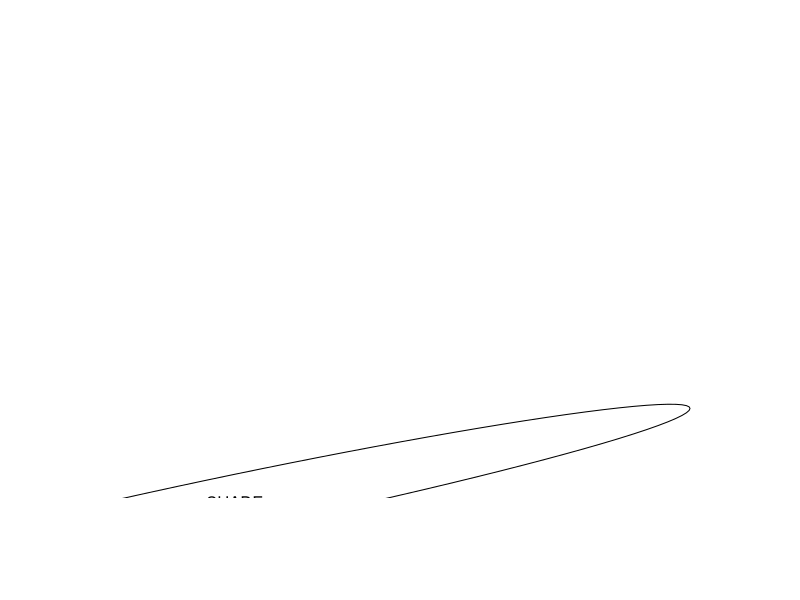
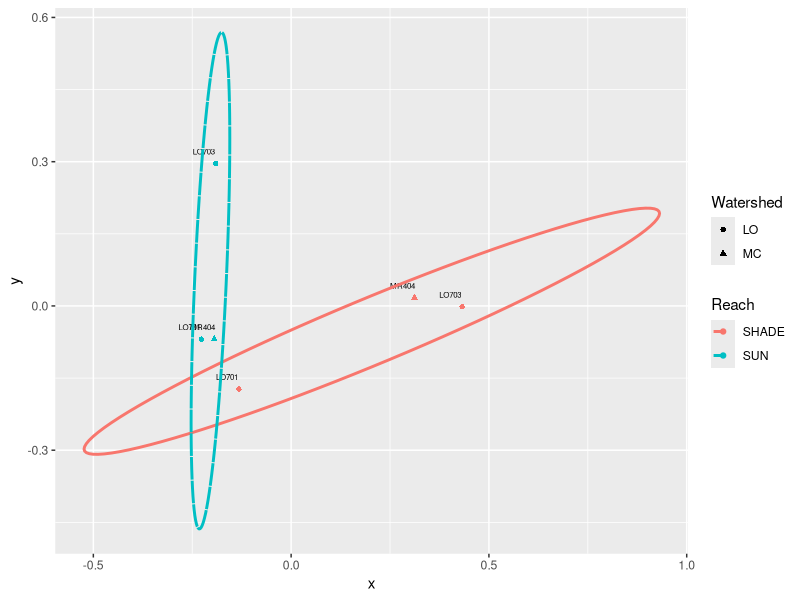

Here is the R script that generated these plots, in order: (Note: this script raises an error after producing the figures.)
library(tidyverse)
library(vegan)

ffg <- read_csv("2014-16 FFG.csv") 
ffg <- ffg[complete.cases(ffg),]
ffg <- ffg[19:27,]
ffg <- ffg[- c(3,6,9),]
ffg_enviro <- (read_csv("ffg_enviro.csv")) %>% mutate_if(is.character, as.factor)
ffg_enviro <- ffg_enviro[- c(3,6,9),]
# ffg_enviro[19:27, 3] = c("OG", "OG", "SG", "SG", "SG", "OG", "SG", "SG", "OG")

attach(ffg_enviro)

grouping <- select(ffg_enviro, Stream, Reach, Watershed)
meta_data <- ffg_enviro[,5:18]
meta_data[3] <- NULL

#Get MDS for invert density
sol <- metaMDS(ffg, distance = "bray", k = 2, trymax = 40, autotransform = TRUE)


#set up NMDS with dimensions of sol and env factors from "Enviro". 
NMDS <- data.frame(x = sol$point[, 1], y = sol$point[ ,2], Stream = select(grouping, Stream), 
                   Reach = select(grouping, Reach), Watershed = select(grouping, Watershed))

#Get mean x,y values 
NMDS.mean <- select(NMDS, x, y) %>% aggregate(grouping, mean)

#Load ellipse for NMDS
plot.new()
ord <- ordiellipse(sol, NMDS$Reach, display = "sites", kind = "sd", conf = 0.95, label = TRUE)
dev.off()

#Function for how vegan draws the cov ellipse?
CovEllipse <- function (cov, center = c(0, 0), scale = 1, npoints = 100) {
  theta <- (0:npoints) * 2 * pi/npoints
  Circle <- cbind(cos(theta), sin(theta))
  t(center + scale * t(Circle %*% chol(cov)))
}

#Fit the ellipse function to actual data
df_ell <- data.frame()
for(g in NMDS$Reach){
  df_ell <- rbind(df_ell, cbind(as.data.frame(with(NMDS[NMDS$Reach == g,],
                                                   CovEllipse(ord[[g]]$cov, ord[[g]]$center, ord[[g]]$scale))),
                                Reach = g))
}

#Plot the points of streams with shape of watershed and include the cov error ellipse
p <- ggplot(data = NMDS,aes(x, y, colour = Reach))
p <- p + annotate("text", x = (NMDS.mean$x -.03), y = (NMDS.mean$y + .025), label = NMDS.mean$Stream, size = 2)
p <- p + geom_path(data = df_ell, aes(x = NMDS1, y = NMDS2), size = 1, linetype = 2)
p <- p + geom_point(aes(shape = Watershed)) 

print(p)


############

# bv.step and bio.env functions
############

bv.step <- function(fix.mat, var.mat, 
                    fix.dist.method="bray", var.dist.method="euclidean", correlation.method="spearman",
                    scale.fix=FALSE, scale.var=TRUE,
                    max.rho=0.95,
                    min.delta.rho=0.001,
                    random.selection=TRUE,
                    prop.selected.var=0.2,
                    num.restarts=10,
                    var.always.include=NULL,
                    var.exclude=NULL,
                    output.best=10
){
  
  if(dim(fix.mat)[1] != dim(var.mat)[1]){stop("fixed and variable matrices must have the same number of rows")}
  if(sum(var.always.include %in% var.exclude) > 0){stop("var.always.include and var.exclude share a variable")}
  require(vegan)
  
  if(scale.fix){fix.mat<-scale(fix.mat)}else{fix.mat<-fix.mat}
  if(scale.var){var.mat<-scale(var.mat)}else{var.mat<-var.mat}
  
  fix.dist <- vegdist(as.matrix(fix.mat), method=fix.dist.method)
  
  #an initial removal phase
  var.dist.full <- vegdist(as.matrix(var.mat), method=var.dist.method)
  full.cor <- suppressWarnings(cor.test(fix.dist, var.dist.full, method=correlation.method))$estimate
  var.comb <- combn(1:ncol(var.mat), ncol(var.mat)-1)
  RES <- data.frame(var.excl=rep(NA,ncol(var.comb)), n.var=ncol(var.mat)-1, rho=NA)
  for(i in 1:dim(var.comb)[2]){
    var.dist <- vegdist(as.matrix(var.mat[,var.comb[,i]]), method=var.dist.method)
    temp <- suppressWarnings(cor.test(fix.dist, var.dist, method=correlation.method))
    RES$var.excl[i] <- c(1:ncol(var.mat))[-var.comb[,i]]
    RES$rho[i] <- temp$estimate
  }
  delta.rho <- RES$rho - full.cor
  exclude <- sort(unique(c(RES$var.excl[which(abs(delta.rho) < min.delta.rho)], var.exclude)))
  
  if(random.selection){
    num.restarts=num.restarts
    prop.selected.var=prop.selected.var
    prob<-rep(1,ncol(var.mat))
    if(prop.selected.var< 1){
      prob[exclude]<-0
    }
    n.selected.var <- min(sum(prob),prop.selected.var*dim(var.mat)[2])
  } else {
    num.restarts=1
    prop.selected.var=1  
    prob<-rep(1,ncol(var.mat))
    n.selected.var <- min(sum(prob),prop.selected.var*dim(var.mat)[2])
  }
  
  RES_TOT <- c()
  for(i in 1:num.restarts){
    step=1
    RES <- data.frame(step=step, step.dir="F", var.incl=NA, n.var=0, rho=0)
    attr(RES$step.dir, "levels") <- c("F","B")
    best.comb <- which.max(RES$rho)
    best.rho <- RES$rho[best.comb]
    delta.rho <- Inf
    selected.var <- sort(unique(c(sample(1:dim(var.mat)[2], n.selected.var, prob=prob), var.always.include)))
    while(best.rho < max.rho & delta.rho > min.delta.rho & RES$n.var[best.comb] < length(selected.var)){
      #forward step
      step.dir="F"
      step=step+1
      var.comb <- combn(selected.var, RES$n.var[best.comb]+1, simplify=FALSE)
      if(RES$n.var[best.comb] == 0){
        var.comb.incl<-1:length(var.comb)
      } else {
        var.keep <- as.numeric(unlist(strsplit(RES$var.incl[best.comb], ",")))
        temp <- NA*1:length(var.comb)
        for(j in 1:length(temp)){
          temp[j] <- all(var.keep %in% var.comb[[j]]) 
        }
        var.comb.incl <- which(temp==1)
      }
      
      RES.f <- data.frame(step=rep(step, length(var.comb.incl)), step.dir=step.dir, var.incl=NA, n.var=RES$n.var[best.comb]+1, rho=NA)
      for(f in 1:length(var.comb.incl)){
        var.incl <- var.comb[[var.comb.incl[f]]]
        var.incl <- var.incl[order(var.incl)]
        var.dist <- vegdist(as.matrix(var.mat[,var.incl]), method=var.dist.method)
        temp <- suppressWarnings(cor.test(fix.dist, var.dist, method=correlation.method))
        RES.f$var.incl[f] <- paste(var.incl, collapse=",")
        RES.f$rho[f] <- temp$estimate
      }
      
      last.F <- max(which(RES$step.dir=="F"))
      RES <- rbind(RES, RES.f[which.max(RES.f$rho),])
      best.comb <- which.max(RES$rho)
      delta.rho <- RES$rho[best.comb] - best.rho 
      best.rho <- RES$rho[best.comb]
      
      if(best.comb == step){
        while(best.comb == step & RES$n.var[best.comb] > 1){
          #backward step
          step.dir="B"
          step <- step+1
          var.keep <- as.numeric(unlist(strsplit(RES$var.incl[best.comb], ",")))
          var.comb <- combn(var.keep, RES$n.var[best.comb]-1, simplify=FALSE)
          RES.b <- data.frame(step=rep(step, length(var.comb)), step.dir=step.dir, var.incl=NA, n.var=RES$n.var[best.comb]-1, rho=NA)
          for(b in 1:length(var.comb)){
            var.incl <- var.comb[[b]]
            var.incl <- var.incl[order(var.incl)]
            var.dist <- vegdist(as.matrix(var.mat[,var.incl]), method=var.dist.method)
            temp <- suppressWarnings(cor.test(fix.dist, var.dist, method=correlation.method))
            RES.b$var.incl[b] <- paste(var.incl, collapse=",")
            RES.b$rho[b] <- temp$estimate
          }
          RES <- rbind(RES, RES.b[which.max(RES.b$rho),])
          best.comb <- which.max(RES$rho)
          best.rho<- RES$rho[best.comb]
        }
      } else {
        break()
      }
      
    }
    
    RES_TOT <- rbind(RES_TOT, RES[2:dim(RES)[1],])
    print(paste(round((i/num.restarts)*100,3), "% finished"))
  }
  
  RES_TOT <- unique(RES_TOT[,3:5])
  
  
  if(dim(RES_TOT)[1] > output.best){
    order.by.best <- RES_TOT[order(RES_TOT$rho, decreasing=TRUE)[1:output.best],]
  } else {
    order.by.best <-  RES_TOT[order(RES_TOT$rho, decreasing=TRUE), ]
  }
  rownames(order.by.best)<-NULL
  
  order.by.i.comb <- c()
  for(i in 1:length(selected.var)){
    f1 <- which(RES_TOT$n.var==i)
    f2 <- which.max(RES_TOT$rho[f1])
    order.by.i.comb <- rbind(order.by.i.comb, RES_TOT[f1[f2],])
  }
  rownames(order.by.i.comb)<-NULL
  
  if(length(exclude)<1){var.exclude=NULL} else {var.exclude=exclude}
  out <- list(
    order.by.best=order.by.best,
    order.by.i.comb=order.by.i.comb,
    best.model.vars=paste(colnames(var.mat)[as.numeric(unlist(strsplit(order.by.best$var.incl[1], ",")))], collapse=","),
    best.model.rho=order.by.best$rho[1],
    var.always.include=var.always.include,
    var.exclude=var.exclude
  )
  out
  
}

bio.env <- function(fix.mat, var.mat, 
                    fix.dist.method="bray", var.dist.method="euclidean", correlation.method="spearman",
                    scale.fix=FALSE, scale.var=TRUE,
                    output.best=10,
                    var.max=ncol(var.mat)
){
  if(dim(fix.mat)[1] != dim(var.mat)[1]){stop("fixed and variable matrices must have the same number of rows")}
  if(var.max > dim(var.mat)[2]){stop("var.max cannot be larger than the number of variables (columns) in var.mat")}
  
  require(vegan)
  
  combn.sum <- sum(factorial(ncol(var.mat))/(factorial(1:var.max)*factorial(ncol(var.mat)-1:var.max)))
  
  if(scale.fix){fix.mat<-scale(fix.mat)}else{fix.mat<-fix.mat}
  if(scale.var){var.mat<-scale(var.mat)}else{var.mat<-var.mat}
  fix.dist <- vegdist(fix.mat, method=fix.dist.method)
  RES_TOT <- c()
  best.i.comb <- c()
  iter <- 0
  for(i in 1:var.max){
    var.comb <- combn(1:ncol(var.mat), i, simplify=FALSE)
    RES <- data.frame(var.incl=rep(NA, length(var.comb)), n.var=i, rho=0)
    for(f in 1:length(var.comb)){
      iter <- iter+1
      var.dist <- vegdist(as.matrix(var.mat[,var.comb[[f]]]), method=var.dist.method)
      temp <- suppressWarnings(cor.test(fix.dist, var.dist, method=correlation.method))
      RES$var.incl[f] <- paste(var.comb[[f]], collapse=",")
      RES$rho[f] <- temp$estimate
      if(iter %% 100 == 0){print(paste(round(iter/combn.sum*100, 3), "% finished"))}
    }
    
    order.rho <- order(RES$rho, decreasing=TRUE)
    best.i.comb <- c(best.i.comb, RES$var.incl[order.rho[1]])
    if(length(order.rho) > output.best){
      RES_TOT <- rbind(RES_TOT, RES[order.rho[1:output.best],])
    } else {
      RES_TOT <- rbind(RES_TOT, RES)
    }
  }
  rownames(RES_TOT)<-NULL
  
  if(dim(RES_TOT)[1] > output.best){
    order.by.best <- order(RES_TOT$rho, decreasing=TRUE)[1:output.best]
  } else {
    order.by.best <- order(RES_TOT$rho, decreasing=TRUE)
  }
  OBB <- RES_TOT[order.by.best,]
  rownames(OBB) <- NULL
  
  order.by.i.comb <- match(best.i.comb, RES_TOT$var.incl)
  OBC <- RES_TOT[order.by.i.comb,]
  rownames(OBC) <- NULL
  
  out <- list(
    order.by.best=OBB,
    order.by.i.comb=OBC,
    best.model.vars=paste(colnames(var.mat)[as.numeric(unlist(strsplit(OBB$var.incl[1], ",")))], collapse=",") ,
    best.model.rho=OBB$rho[1]
  )
  out
}
############

#NMDS with environmental factors fitted
#########
cmethod <- "pearson" #Correlation method to use: pearson, pearman, kendall
fmethod <- "bray" #Fixed distance method: euclidean, manhattan, gower, altGower, canberra, bray, kulczynski, morisita,horn, binomial, and cao
vmethod <- "bray" #Variable distance method: euclidean, manhattan, gower, altGower, canberra, bray, kulczynski, morisita,horn, binomial, and cao
nmethod <- "bray" #NMDS distance method:  euclidean, manhattan, gower, altGower, canberra, bray, kulczynski, morisita,horn, binomial, and cao


res <- bio.env(wisconsin(ffg), meta_data, fix.dist.method = fmethod, var.dist.method = vmethod, 
               correlation.method = cmethod, scale.fix = FALSE, scale.var = TRUE) 

#Get the 10 best subset of environmental variables

envNames <- colnames(meta_data)
bestEnvFit <- ""
for(i in (1:length(res$order.by.best$var.incl))){
  bestEnvFit[i] <- paste(paste(envNames[as.numeric(unlist(strsplit(res$order.by.best$var.incl[i], split = ",")))], collapse = ' + '), " = ",res$order.by.best$rho[i], sep = "")
}
bestEnvFit <- data.frame(bestEnvFit)
colnames(bestEnvFit) <- "Best combination of environmental variables with similarity score"

# get 10 best subset of taxa
res.bv.step.bio <- bv.step(wisconsin(ffg), wisconsin(ffg), 
                           fix.dist.method = fmethod, var.dist.method = vmethod,correlation.method=cmethod,
                           scale.fix = FALSE, scale.var = FALSE, 
                           max.rho = 0.95, min.delta.rho = 0.001,
                           random.selection = TRUE,
                           prop.selected.var = 0.3,
                           num.restarts = 10,
                           output.best = 10,
                           var.always.include = NULL) 

taxaNames <- colnames(ffg)
bestTaxaFit <- ""
for(i in (1:length(res.bv.step.bio$order.by.best$var.incl))){
  bestTaxaFit[i] <- paste(paste(taxaNames[as.numeric(unlist(strsplit(res.bv.step.bio$order.by.best$var.incl[i], split=",")))], collapse = ' + '), " = ", res.bv.step.bio$order.by.best$rho[i], sep = "")
}
bestTaxaFit <- data.frame(bestTaxaFit)
colnames(bestTaxaFit) <- "Best combination of taxa with similarity score"

##
MDS_res = metaMDS(ffg, distance = nmethod, k = 2, trymax = 50)

bio.keep <- as.numeric(unlist(strsplit(res.bv.step.bio$order.by.best$var.incl[5], ",")))
bio.fit <- envfit(MDS_res, ffg[,bio.keep,drop = F], perm = 999)

#use the best set of environmental variables in env.keep
eval(parse(text = paste("env.keep <- c(", res$order.by.best$var.incl[5], ")", sep="")))
env.fit <- envfit(MDS_res, meta_data[, env.keep,drop = F], perm = 999) 

#Get site information
df <- scores(MDS_res,display = c("sites"))

#Add grouping information
df_label <- data.frame(df, Type = grouping)

#Get the vectors for bioenv.fit
df_biofit <- scores(bio.fit,display = c("vectors"))
df_biofit <- df_biofit * vegan:::ordiArrowMul(df_biofit)
df_biofit <- as.data.frame(df_biofit)

#Get the vectors for env.fit
df_envfit <- scores(env.fit, display = c("vectors"))
df_envfit <- df_envfit * vegan:::ordiArrowMul(df_envfit)
df_envfit <- as.data.frame(df_envfit)

#Draw samples
p <- ggplot()
p <- p + geom_point(data = df_label, aes(NMDS1, NMDS2, colour = Type.Reach))
#Draw taxas
p <- p + geom_segment(data = df_biofit, aes(x = 0, y = 0, xend = NMDS1, yend = NMDS2),
                      arrow = arrow(length = unit(0.2, "cm")), color = "#808080", alpha = 0.5)

p <- p + geom_text(data = as.data.frame(df_biofit*.8), aes(NMDS1, NMDS2, label = rownames(df_biofit)), color = "#808080", alpha = 0.5)
#Draw environmental variables
p <- p + geom_segment(data = df_envfit, aes(x = 0, y = 0, xend = NMDS1, yend = NMDS2),
                      arrow = arrow(length = unit(0.2, "cm")), color="#4C005C", alpha = 0.5)

p <- p + geom_text(data = as.data.frame(df_envfit*.7), aes(NMDS1, NMDS2, label = rownames(df_envfit)), color = "#4C005C", alpha = 0.5)
p <- p + theme_bw()

print(p)



############

#CCA
#########
#Convert to relative frequencies
relative_density <- Density / rowSums(Density)

#Use adonis to find significant environmental variables
abund_table.adonis <- adonis(relative_density ~ ., data = meta_data)

(bestEnvVariables <- rownames(abund_table.adonis$aov.tab)[abund_table.adonis$aov.tab$"Pr(>F)"<= 0.01])
bestEnvVariables<-bestEnvVariables[!is.na(bestEnvVariables)]
(sol_cca <- cca(Density ~ ., data = meta_data))
scrs <- scores(sol_cca, display = c("sp","wa","lc","bp","cn"))

df_sites <- data.frame(scrs$sites,t(as.data.frame(strsplit(rownames(scrs$sites), "_"))))
colnames(df_sites) <- c("x", "y", "Stream")

p <- ggplot()
p <- p + geom_point(data = df_sites, aes(x, y, colour = Stream))

#Draw biplots
multiplier <- vegan:::ordiArrowMul(scrs$biplot)

df_arrows <- scrs$biplot*multiplier
colnames(df_arrows) <- c("x","y")
df_arrows = as.data.frame(df_arrows)

p <- p + geom_segment(data = df_arrows, aes(x = 0, y = 0, xend = x, yend = y),
                      arrow = arrow(length = unit(0.2, "cm")),color="#808080",alpha = 0.5)

p <- p + geom_text(data = as.data.frame(df_arrows * 1.1), aes(x, y, label = rownames(df_arrows)), color = "#808080", alpha = 0.5)

# Draw species
df_species<- as.data.frame(scrs$species)
colnames(df_species)<-c("x","y")

p<-p+geom_point(data=df_species,aes(x,y,shape="Species"))+scale_shape_manual("",values=2)
plot(p)

#########

#Richness
########
# Calculate species richness
N <- rowSums(ffg)
S <- specnumber(ffg)
S.rar <- rarefy(ffg, min(N))

# Regression of S.rar against meta_table
S.lm <- lm(S.rar ~ ., data = meta_data)
summary(S.lm)

#Format the data for ggplot

df_S <- NULL
for (i in 1:dim(meta_data)[2]){
  tmp <- data.frame(row.names = NULL, Sample = as.character(grouping$Stream), Richness = S.rar, Env = meta_data[i,])
  if (is.null(df_S)){
    df_S = tmp
  }else{
    df_S <- rbind(df_S, tmp)
  }
}


#Get grouping information
#grouping_info <- data.frame(row.names = rownames(df_S), t(as.data.frame(strsplit(as.character(df_S[, "Sample"]), "_"))))
#colnames(grouping_info) <-c()

#Merge this information with df_S
#df_S<-cbind(df_S, grouping_info)

formatPvalues <- function(pvalue) {
  ra<-""
  if(pvalue <= 0.1) ra <- "."
  if(pvalue <= 0.05) ra <- "*"
  if(pvalue <= 0.01) ra <- "**"
  if(pvalue <= 0.001) ra <- "***"
  return(ra)
}

#Now use ddply to get correlations
library(plyr)
cors<-ddply(df_S,.(Env.Wetted.Average..m.), summarise, cor=round(cor(Richness, Env.),2), sig=formatPvalues(cor.test(Richness, Sample)$p.value))

facet_wrap_labeller <- function(gg.plot,labels=NULL) {
  #works with R 3.0.1 and ggplot2 0.9.3.1
  require(gridExtra)
  
  g <- ggplotGrob(gg.plot)
  gg <- g$grobs      
  strips <- grep("strip_t", names(gg))
  
  for(ii in seq_along(labels))  {
    modgrob <- getGrob(gg[[strips[ii]]], "strip.text", 
                       grep=TRUE, global=TRUE)
    gg[[strips[ii]]]$children[[modgrob$name]] <- editGrob(modgrob,label=labels[ii])
  }
  
  g$grobs <- gg
  class(g) = c("arrange", "ggplot",class(g)) 
  g
}

#Now convert your labels
wrap_labels<-do.call(paste,c(cors[c("Label")],"(",cors[c("cor")]," ",cors[c("sig")],")",sep=""))


p<-ggplot(df_S,aes(Env,Richness)) + 
  geom_point(aes(colour=Countries)) +
  geom_smooth(,method="lm", size=1, se=T) +
  facet_wrap( ~ Label , scales="free", ncol=3) +theme_bw() 
p<-facet_wrap_labeller(p,labels=wrap_labels)
print(p)
dev.off()

